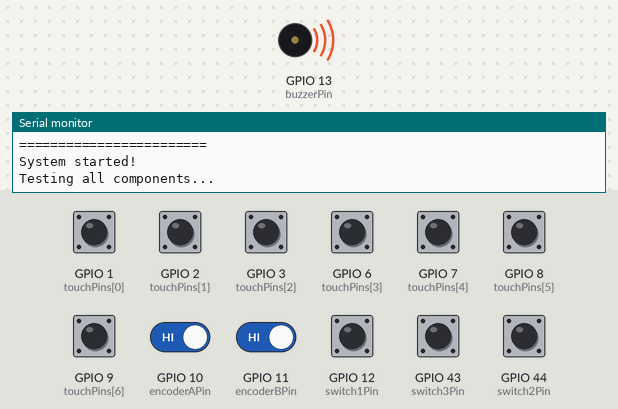
Bench run of a sketch on a simulated ESP32-S3. On the bench: buzzer (waves = sounding), the last lines printed to the serial monitor. The inputs (shaded band) are chosen by the test bench; at power-on: GPIO 1 (touchPins[0]), GPIO 2 (touchPins[1]), GPIO 3 (touchPins[2]), GPIO 6 (touchPins[3]), GPIO 7 (touchPins[4]), GPIO 8 (touchPins[5]), GPIO 9 (touchPins[6]), GPIO 10 (encoderAPin), GPIO 11 (encoderBPin), GPIO 12 (switch1Pin), GPIO 43 (switch3Pin), GPIO 44 (switch2Pin) HIGH.

Above: at 0.1 s.
At 1.2 s:
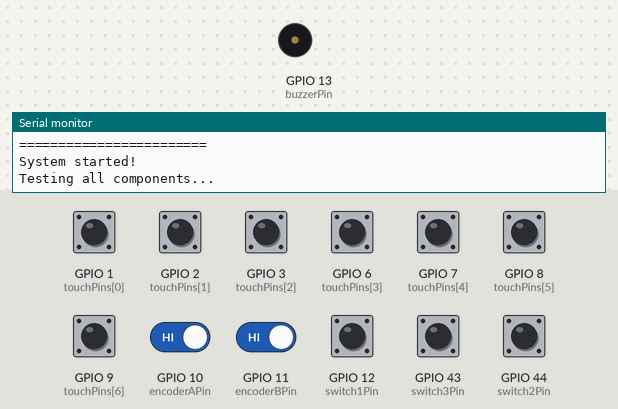
1.3 s: GPIO 1 (touchPins[0]) pulled LOW for 0.15 s
2.9 s: GPIO 10 (encoderAPin) driven LOW
4.4 s: GPIO 12 (switch1Pin) pulled LOW for 0.15 s
At 5.5 s:
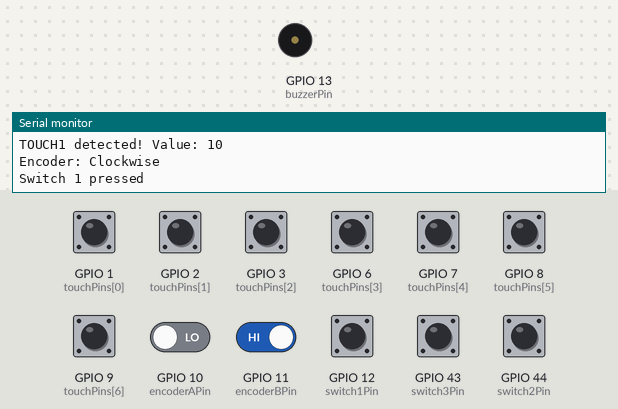
Timing chart, 0 to 7.4 s (numbered marks = the images above; inputs shaded):
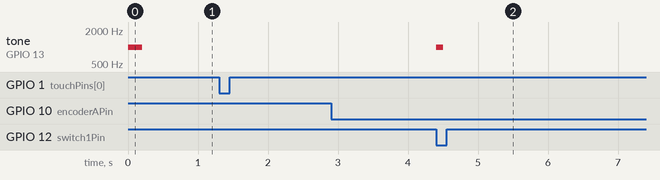

Measured:
- after the input at 4.4 s, tone on GPIO 13 (buzzerPin): silent → 1000 Hz at once, → silent 0.10 s later

The sketch:

code.ino
```cpp
const int switch1Pin = 12;
const int switch2Pin = 44;
const int switch3Pin = 43;

const int encoderAPin = 10;
const int encoderBPin = 11;

const int buzzerPin = 13;

const int touchPins[] = {1, 2, 3, 6, 7, 8, 9};
const char* touchNames[] = {
  "TOUCH1", "TOUCH2", "TOUCH3", "TOUCH6",
  "TOUCH7", "TOUCH4", "TOUCH5"
};

int lastEncoderA = HIGH;
int lastSwitch1 = HIGH;
int lastSwitch2 = HIGH;
int lastSwitch3 = HIGH;

unsigned long lastTouchCheck = 0;
unsigned long lastPrintTime = 0;

int touchThreshold = 30;

void setup() {
  Serial.begin(115200);

  pinMode(switch1Pin, INPUT_PULLUP);
  pinMode(switch2Pin, INPUT_PULLUP);
  pinMode(switch3Pin, INPUT_PULLUP);

  pinMode(encoderAPin, INPUT_PULLUP);
  pinMode(encoderBPin, INPUT_PULLUP);

  pinMode(buzzerPin, OUTPUT);

  lastEncoderA = digitalRead(encoderAPin);

  Serial.println();
  Serial.println("========================");
  Serial.println("    LAMBDA CONTROLLER");
  Serial.println("========================");
  Serial.println("System started!");
  Serial.println("Testing all components...");

  tone(buzzerPin, 1000, 200);
}

void loop() {
  testSwitches();
  testEncoder();
  testTouch();
}

void testSwitches() {
  int switch1State = digitalRead(switch1Pin);
  int switch2State = digitalRead(switch2Pin);
  int switch3State = digitalRead(switch3Pin);

  if (switch1State != lastSwitch1) {
    if (switch1State == LOW) {
      Serial.println("Switch 1 pressed");
      tone(buzzerPin, 1000, 100);
    }
    lastSwitch1 = switch1State;
  }

  if (switch2State != lastSwitch2) {
    if (switch2State == LOW) {
      Serial.println("Switch 2 pressed");
      tone(buzzerPin, 1200, 100);
    }
    lastSwitch2 = switch2State;
  }

  if (switch3State != lastSwitch3) {
    if (switch3State == LOW) {
      Serial.println("Switch 3 pressed");
      tone(buzzerPin, 1500, 100);
    }
    lastSwitch3 = switch3State;
  }
}

void testEncoder() {
  int encoderA = digitalRead(encoderAPin);
  int encoderB = digitalRead(encoderBPin);

  if (encoderA != lastEncoderA) {
    if (encoderA == LOW) {
      if (encoderB == HIGH) {
        Serial.println("Encoder: Clockwise");
      } else {
        Serial.println("Encoder: Counterclockwise");
      }
    }
    lastEncoderA = encoderA;
  }
}

void testTouch() {
  if (millis() - lastTouchCheck < 100) {
    return;
  }

  lastTouchCheck = millis();

  for (int i = 0; i < 7; i++) {
    int touchValue = touchRead(touchPins[i]);

    if (touchValue < touchThreshold) {
      Serial.print(touchNames[i]);
      Serial.print(" detected! Value: ");
      Serial.println(touchValue);
    }
  }
}
```
